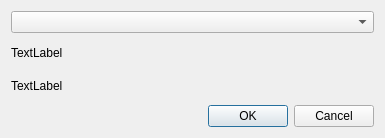
<?xml version="1.0" encoding="UTF-8"?>
<ui version="4.0">
 <class>Dialog</class>
 <widget class="QDialog" name="Dialog">
  <property name="geometry">
   <rect>
    <x>0</x>
    <y>0</y>
    <width>385</width>
    <height>138</height>
   </rect>
  </property>
  <property name="windowTitle">
   <string>Dialog</string>
  </property>
  <layout class="QVBoxLayout" name="verticalLayout_2">
   <item>
    <layout class="QVBoxLayout" name="verticalLayout">
     <item>
      <widget class="QComboBox" name="fileSelector"/>
     </item>
     <item>
      <widget class="QLabel" name="textLabel">
       <property name="text">
        <string>TextLabel</string>
       </property>
      </widget>
     </item>
     <item>
      <widget class="QLabel" name="fileLabel">
       <property name="text">
        <string>TextLabel</string>
       </property>
      </widget>
     </item>
     <item>
      <widget class="QDialogButtonBox" name="btnOptions">
       <property name="orientation">
        <enum>Qt::Orientation::Horizontal</enum>
       </property>
       <property name="standardButtons">
        <set>QDialogButtonBox::StandardButton::Cancel|QDialogButtonBox::StandardButton::Ok</set>
       </property>
      </widget>
     </item>
    </layout>
   </item>
  </layout>
 </widget>
 <resources/>
 <connections>
  <connection>
   <sender>btnOptions</sender>
   <signal>accepted()</signal>
   <receiver>Dialog</receiver>
   <slot>accept()</slot>
   <hints>
    <hint type="sourcelabel">
     <x>248</x>
     <y>254</y>
    </hint>
    <hint type="destinationlabel">
     <x>157</x>
     <y>274</y>
    </hint>
   </hints>
  </connection>
  <connection>
   <sender>btnOptions</sender>
   <signal>rejected()</signal>
   <receiver>Dialog</receiver>
   <slot>reject()</slot>
   <hints>
    <hint type="sourcelabel">
     <x>316</x>
     <y>260</y>
    </hint>
    <hint type="destinationlabel">
     <x>286</x>
     <y>274</y>
    </hint>
   </hints>
  </connection>
 </connections>
</ui>
